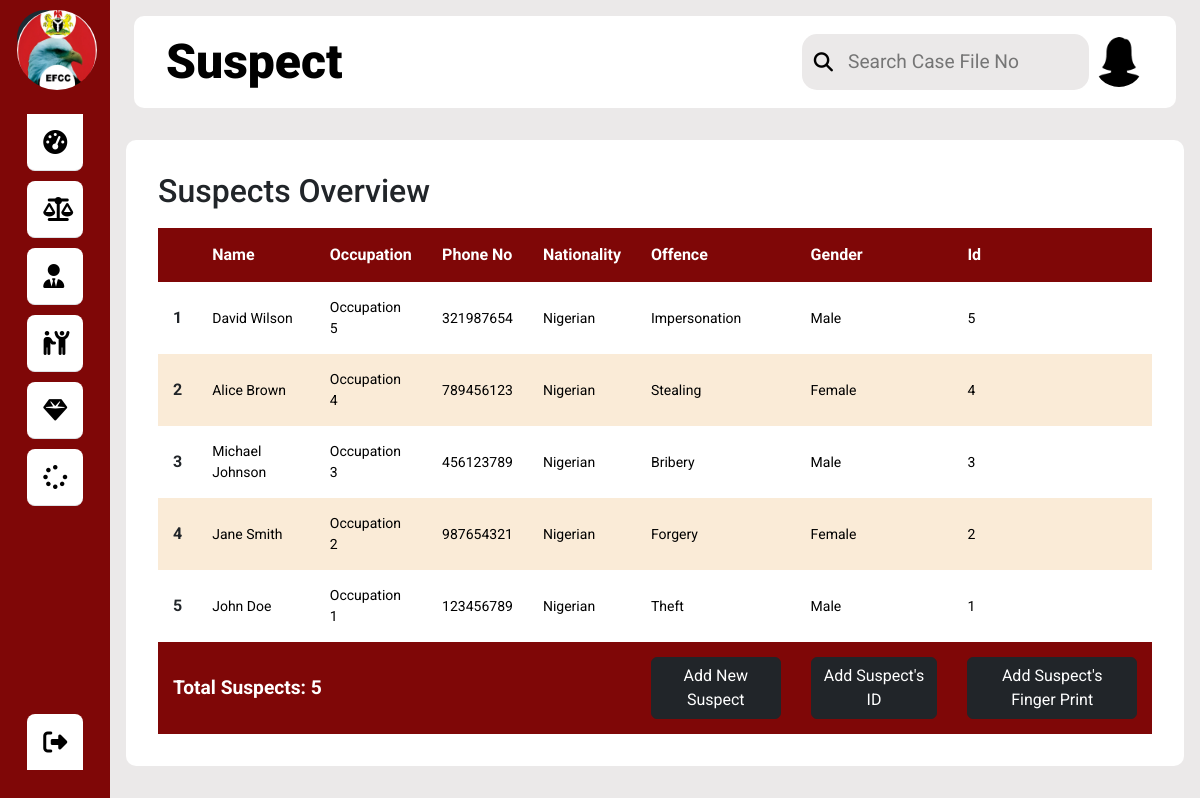
Screenshot of /suspects with the database file from the repository.
### models/suspect.py (models this page shows, shortened)
class Suspect(BaseModel, db.Model):
    __tablename__ = 'suspects'
    id = db.Column(db.Integer, primary_key=True, autoincrement=True)
    name = db.Column(db.String(128), nullable=False)
    height = db.Column(db.Integer, nullable=False)
    skin_color = db.Column(db.Enum(*nigeria_skin_colors), default='Dark')
    passport = db.Column(db.String, nullable=False)
    mugshot = db.Column(db.String, nullable=False)
    address = db.Column(db.String(50), nullable=False)
    nationality = db.Column(db.String(20), default="Nigerian")
    place_of_birth = db.Column(db.String(50), nullable=False)
    gender = db.Column(db.Enum('Male', 'Female'), nullable=False)
    religion = db.Column(db.Enum(*religion_types), nullable=False)
    occupation = db.Column(db.String(50), nullable=False)
    phone_no = db.Column(db.String(15), nullable=False)
    parent_name = db.Column(db.String(50), nullable=False)
    offence = db.Column(db.Enum(*offence_types), nullable=False)
    recoveries = db.relationship("Recovery", cascade="all, delete-orphan", backref="suspects")
    petitions = db.relationship("Petition", secondary="petition_suspect", viewonly=False, back_populates="suspects")
    complainants = db.relationship("Complainant", secondary="complainant_suspect", viewonly=False, back_populates="suspects")

### api/v1/views/suspect.py (the view)
@app_views.route('/suspects', methods=['GET'], strict_slashes=False)
def get_suspects():
    from models.suspect import Suspect
    suspectForm = SuspectForm()
    idForm = IdentityForm()
    fingerForm = FingerPrintForm()
    all_suspects = Suspect.query.all()
    suspects = []
    for suspect in all_suspects:
        susp_dict = suspect.to_dict()
        susp = {k: susp_dict[k] for k in summary}
        suspects.append(susp)
    suspects.reverse()
    return render_template("suspect.html",
                           suspects=suspects, title="Suspect",
                           sum_suspects=len(suspects),
                           suspectForm=suspectForm, idForm=idForm,
                           fingerForm=fingerForm)

### api/v1/forms.py
class IdentityForm(FlaskForm):
    id_types = SelectField('ID Type', choices=[(val, val) for val in id_cards], validators=[DataRequired()])
    id_number = IntegerField('ID Number', validators=[DataRequired(), NumberRange(min=1, message='ID Number must be positive')])
    suspect_id = IntegerField('Suspect ID', validators=[DataRequired(), NumberRange(min=1, message='Suspect ID must be positive')])
    submit = SubmitField('Submit')
    reset = SubmitField('Reset', render_kw={"type": "reset"})

### models/base_model.py (called while the page is built)
    def to_dict(self):
        s_dict = self.__dict__.copy()
        s_dict["__class__"] = type(self).__name__
        for key, value in s_dict.items():
            if isinstance(value, datetime):
                s_dict[key] = value.strftime('%Y-%m-%dT%H:%M:%S.%f')
        try:
            s_dict.pop('_sa_instance_state')
        except Exception:
            pass
        return s_dict

### models/templates/suspect.html (shortened to what this page needs)
{% extends "layout.html" %}
{% block content %}
<div class="tabular--wrapper">
    <h3 class="main--title">Suspects Overview</h3>
    <div class="table-container">
        <table>
            <thead>
                <tr>
                    <th scope="row">&nbsp;</th>
                    {% for obj in suspects[0].keys() %}
                    <th scope="col">{{ obj.title().replace('_', ' ') }}</th>
                    {% endfor %}
                </tr>
            </thead>
            <tbody>
                {% for obj in suspects %}
                <tr>
                    <th scope="row">{{ loop.index }}</th>
                    {% for k, v in obj.items() %}
                    <td>{{ obj.get(k, '') }}</td>
                    {% endfor %}
                </tr>
                {% endfor %}
            </tbody>
            <tfoot>
                <tr>
                    <td colspan="{{ suspects[0]|length - 2}}">Total Suspects: {{ sum_suspects }}
                    </td>
                    <td colspan="1"><button type="button" class="btn btn-dark" id="formSwitch"
                            data-id="suspectFormContent">Add New
                            Suspect</button></td>
                    <td colspan="1"><button type="button" class="btn btn-dark" id="formSwitch"
                            data-id="suspectIdContent">Add
                            Suspect's ID</button></td>
                    <td colspan="1"><button type="button" class="btn btn-dark" id="formSwitch"
                            data-id="suspectFingerPrintContent">Add
                            Suspect's Finger Print</button></td>
                </tr>
            </tfoot>
        </table>
    </div>
</div>
{% endblock content %}

### models/templates/layout.html (shortened to what this page needs)
<!DOCTYPE html>
<html lang="en">
<head>
    <link rel="stylesheet" type="text/css" href="{{ url_for('static', filename='css/index.min.css') }}">
    <link rel="stylesheet" type="text/css" href="{{ url_for('static', filename='css/main.css') }}">
    <link rel="stylesheet" href="https://cdnjs.cloudflare.com/ajax/libs/font-awesome/6.4.0/css/all.min.css">
</head>
<body>
    <div class="sidebar">
        <div class="logo"><img src="{{ url_for('static', filename='efcc_logo1.jfif') }}" alt="EFCC"></div>
        <ul class="my-menu list-group list-group-flush">
            <li class="list-group-item">
                <a href="#">
                    <i class="fas fa-tachometer-alt"></i>
                </a>
            </li>
            <li class="list-group-item">
                <a href="/petitions">
                    <i class="fa-solid fa-scale-balanced"></i>
                </a>
            </li>
            <li class="list-group-item">
                <a href="/complainants">
                    <i class="fa-solid fa-user-tie"></i>
                </a>
            </li>
            <li class="list-group-item">
                <a href="/suspects">
                    <i class="fa-solid fa-people-robbery"></i>
                </a>
            </li>
            <li class="list-group-item">
                <a href="/recoveries">
                    <i class="fa-solid fa-gem"></i>
                </a>
            </li>
            <li class="list-group-item">
                <a href="/statuses">
                    <i class="fa-solid fa-spinner"></i>
                </a>
            </li>
            <li class="list-group-item logout">
                <a href="{{ url_for('app_views.logout') }}">
                    <i class="fa-solid fa-right-from-bracket"></i>
                </a>
            </li>
        </ul>
    </div>
    <div class="main--content">
        <div class="row mx-2">
            <div class="d-flex bd-highlight justify-content-between align-items-center header--wrapper">
                <div class="header--title">
                    {% if title %}
                    {{ title }}
                    {% else %}
                    MENU
                    {% endif %}
                </div>
                <div class="flex-nowrap d-flex justify-content-center align-items-center">
                    <div class="search--box">
                        <i class="fa-solid fa-search"></i>
                        <input type="text" placeholder="Search Case File No">
                    </div>
                    {% if gender == "Male" %}
                    <img src="{{ url_for('static', filename='img/body/male_silhouette2.png') }}" alt="Staff Image">
                    {% else %}
                    <img src="{{ url_for('static', filename='img/body/female_silhouette.png') }}" alt="Staff Image">
                    {% endif %}
                </div>
            </div>
        </div>
        {% block content %}
        {% endblock content %}
    </div>
</body>
</html>

### models/static/css/main.css (style rules this page uses)
* { margin: 0; padding: 0; border: none; outline: none; box-sizing: border-box; }
body { display: flex; font-family: 'Roboto', sans-serif; min-height: 100vh; }
body::before { display: block; content: ""; }
:root { --efcc_r: #7F0707; --efcc_w: #fff; --efcc_b: #000; --efcc_h: #ebe9e9; }
.sidebar { position: sticky; top: 0; left: 0; bottom: 0; width: 110px; height: 100vh; padding: 0 1.7rem; background-color: var(--efcc_r); transition: all 0.5s linear; }
.logo { overflow: contain; margin-left: -10px; margin-top: 10px; margin-bottom: 30px; }
.logo img { height: 80px; width: 80px; border-radius: 50%; }
.my-menu { height: 82%; position: relative; list-style: none; margin-top: 3rem; display: flex; flex-direction: column; gap: 10px; }
.my-menu li { padding: 1rem; left: 0; border-radius: 8px; transition: all 0.5 ease-in-out; }
.my-menu a { color: var(--efcc_b); font-size: 14px; text-decoration: none; display: flex; align-items: center; gap: 1.5rem; }
.my-menu a i { font-size: 1.5rem; }
.logout { position: absolute; bottom: 0; left: 0; width: 100%; }
.main--content { position: relative; background: var(--efcc_h); width: 100%; padding: 1rem; }
.header--title { color: var(--efcc_b); font-size: 3rem; font-weight: 900; }
.header--wrapper img { width: 50px; height: 50px; cursor: pointer; border-radius: 50%; }
.header--wrapper { background-color: #fff; border-radius: 10px; padding: 10px 2rem; margin-bottom: 1rem; }
.search--box { background-color: var(--efcc_h); border-radius: 15px; color: var(--efcc_b); display: flex; align-items: center; gap: 5px; padding: 4px 12px; margin-right: 5px; }
.search--box input { background-color: transparent; padding: 10px; font-size: 1.2rem; }
.search--box i { font-size: 1.2rem; cursor: pointer; transition: all 0.5 ease-out; }
.main--title { padding-bottom: 10px; font-size: 2rem; }
.tabular--wrapper { background-color: var(--efcc_w); margin-top: 1rem; border-radius: 10px; padding: 2rem; }
thead { background-color: var(--efcc_r); color: var(--efcc_w); }
th { padding: 15px; text-align: left; }
tbody { background-color: var(--efcc_w); }
td { padding: 15px; font-size: 14px; color: var(--efcc_b); }
tr:nth-child(even) { background-color: antiquewhite; }
tfoot { background-color: var(--efcc_r); font-weight: bold; }
tfoot td { padding: 15px; color: var(--efcc_w); font-size: 1.2rem; }

### rows the page displays
Suspect: get "David Wilson", get "Occupation 5", get "321987654", get "Nigerian", get "Impersonation" "Male" "5"
Suspect: get "Alice Brown", get "Occupation 4", get "789456123", get "Nigerian", get "Stealing" "Female" "4"
Suspect: get "Michael Johnson", get "Occupation 3", get "456123789", get "Nigerian", get "Bribery" "Male" "3"
Suspect: get "Jane Smith", get "Occupation 2", get "987654321", get "Nigerian", get "Forgery" "Female" "2"
Suspect: get "John Doe", get "Occupation 1", get "123456789", get "Nigerian", get "Theft" "Male" "1"

### other values shown
{{ title }} "Suspect"
{{ obj.title().replace('_', ' ') }} "Name" "Occupation" "Phone No" "Nationality" "Offence" "Gender" "Id"
{{ sum_suspects }} "5"
